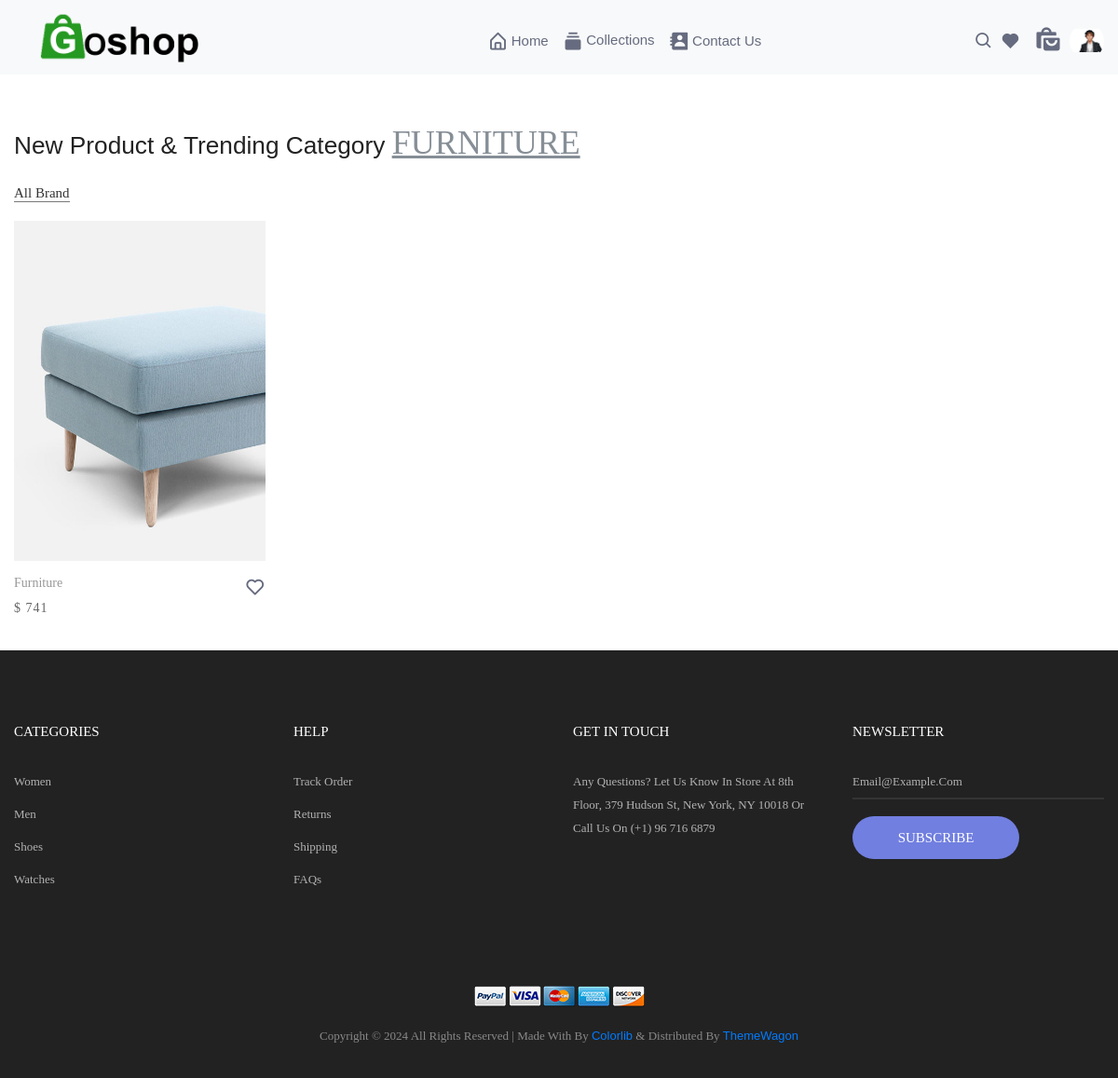
The app's page /pages/product.php?id=furniture (signed in) with its own data.
### tables this page shows
CREATE TABLE `user_data` (
  `id` int(11) NOT NULL,
  `name` varchar(30) NOT NULL,
  `email` varchar(30) NOT NULL,
  `password` varchar(30) NOT NULL,
  `image` varchar(300) DEFAULT NULL,
  `created_at` timestamp NOT NULL DEFAULT current_timestamp(),
  `last_login` timestamp NOT NULL DEFAULT current_timestamp() ON UPDATE current_timestamp(),
  `roll` int(11) DEFAULT 2,
  `address` text DEFAULT NULL,
  `gender` varchar(25) DEFAULT NULL,
  `phone` int(11) DEFAULT NULL
);

CREATE TABLE `product` (
  `id` int(11) NOT NULL,
  `name` varchar(30) NOT NULL,
  `price` varchar(30) NOT NULL,
  `img` varchar(600) NOT NULL,
  `brand_name` int(11) DEFAULT 0,
  `about` varchar(225) DEFAULT 'product',
  `category` int(11) DEFAULT 0,
  `rating` float DEFAULT 0
);

### pages/product.php (the view, shortened to what this page needs)
<!DOCTYPE html>
<html lang="en">
<head>
	<link rel="stylesheet" href="css_admin_page/product.css">
	<link href="https://cdn.jsdelivr.net/npm/tailwindcss@2.2.19/dist/tailwind.min.css" rel="stylesheet">
	<link href="https://cdn.jsdelivr.net/npm/bootstrap@5.3.3/dist/css/bootstrap.min.css" rel="stylesheet">
	<link href='https://unpkg.com/boxicons@2.1.4/css/boxicons.min.css' rel='stylesheet'>
	<link rel="stylesheet" type="text/css" href="./vendor/bootstrap/css/bootstrap.min.css">
	<link rel="stylesheet" type="text/css" href="./wood.php">
	<link rel="stylesheet" type="text/css" href="./fonts/iconic/css/material-design-iconic-font.min.css">
	<link rel="stylesheet" type="text/css" href="./fonts/linearicons-v1.0.0/icon-font.min.css">
	<link rel="stylesheet" type="text/css" href="./vendor/animate/animate.css">
	<link rel="stylesheet" type="text/css" href="./vendor/css-hamburgers/hamburgers.min.css">
	<link rel="stylesheet" type="text/css" href="./vendor/animsition/css/animsition.min.css">
	<link rel="stylesheet" type="text/css" href="./vendor/select2/select2.min.css">
	<link rel="stylesheet" type="text/css" href="./vendor/daterangepicker/daterangepicker.css">
	<link rel="stylesheet" type="text/css" href="./vendor/slick/slick.css">
	<link rel="stylesheet" type="text/css" href="./vendor/MagnificPopup/magnific-popup.css">
	<link rel="stylesheet" type="text/css" href="./vendor/perfect-scrollbar/perfect-scrollbar.css">
	<link rel="stylesheet" type="text/css" href="./css/util.css">
	<link rel="stylesheet" type="text/css" href="./css/main.css">
	<link rel="stylesheet" href="./css_admin_page/wishlist.css">
</head>
<body>
	<?php
if(isset($_SESSION['name'])) {
?>
	<?php include "header.php" ?>
	<?php include "profile_user.php" ?>
		<?php
	    $wish_face = "wish_name_".$_SESSION['id'];
        ?>
	<?php
     $con_pro = mysqli_connect("localhost", "root", "", "product_data");
      if(isset($_GET['id']) && !empty($_GET['id'])){
	?>
	<section class="product-container bg0  ">
		<div class="container mt-5 " id='container'>
			<div class="p-b-10 mb-2">
				<h3 class=" ltext-100 cl5">
					New Product & Trending Category
					<span class=" text-secondary ltext-103 cl5 text-decoration-underline ">
						<?php echo $_GET['id'];?>
					</span>
				</h3>
			</div>
			<div class="flex-w flex-l-m filter-tope-group brand-filter m-tb-10">
					<button class="stext-106 cl6 hov1 bor3 trans-04 m-r-32 m-tb-5 how-active1" data-filter="*">
						All Brand
					</button>
				</div>
			<div class="row isotope-grid filter-section mt-3">
				<?php
                              $id = $_GET['id'];
                              $qury = mysqli_query($con_pro,"SELECT id,name,price,about,img,cat_name,p_name FROM product LEFT JOIN product_brand ON product.brand_name = product_brand.p_id LEFT JOIN category ON product.category = category.cat_id WHERE  category.cat_name = '$id'");
                              while ($row = mysqli_fetch_array($qury)){
                             ?>
				<div class="col-sm-6 col-md-4 col-lg-3 p-b-35 isotope-item <?php echo $row['cat_name']; ?> <?php echo $row['p_name']; ?>">
					<a href="addtocart.php?id=<?php echo $row['name']; ?>">
						<div class="block2">
							<div class="block2-pic hov-img0">
								<img style="height: 365px;" src="upload/<?php echo $row['img']; ?>" alt="IMG-PRODUCT">
							</div>
							<div class="block2-txt flex-w flex-t p-t-14">
								<div class="block2-txt-child1 flex-col-l ">
									<a href="addtocart.php?id=<?php echo $row['name']; ?>"
										class="stext-104 cl4 hov-cl1 trans-04 js-name-b2 p-b-6">
										<?php echo $row['name']; ?>
									</a>
									<span class="stext-105 cl3">
										$
										<?php echo $row['price']; ?>
									</span>
								</div>
								<div class="block2-txt-child2 flex-r p-t-3">
									<form method="POST" id="wish_form_<?php echo $row['id']; ?>" class="wish_form">
										<button type="button" name="heart_sub" class="heart-btn"
											data-id="<?php echo $row['id']; ?>">
											<?php
                                                 $wish_id_product = $row['id'];
                                                 $qry_user_product = mysqli_query($con_wish, "SELECT * FROM $wish_face WHERE id = $wish_id_product");
                                                 if (mysqli_num_rows($qry_user_product) > 0) {
                                            ?>
											<i class='bx bxs-heart heart' style="font-size:1.5rem; cursor:pointer;"></i>
											<?php } else { ?>
											<i class='bx bx-heart heart' style="font-size:1.5rem; cursor:pointer;"></i>
											<?php } ?>
										</button>
									</form>
								</div>
							</div>
						</div>
					</a>
				</div>
				<?php
				               }
                           }
						   ?>
			</div>
		</div>
	</section>
	<?php include "footer.php" ?>
	<?php
}else{
	header("location: ./loging.php");
}
?>
</body>
</html>

### pages/profile_user.php (shortened to what this page needs)
<link rel="stylesheet" href="./css_admin_page/profile.css">
<?php
$con = mysqli_connect("localhost", "root", "", "ecommerce");
if (isset($_SESSION['name']) && isset($_SESSION['email'])) {
    $user = $_SESSION['name'];
    $user_email = $_SESSION['email'];
    $qury_user = mysqli_query($con, "SELECT * FROM user_data WHERE name = '$user' OR email = '$user_email'");
    if ($qury_user) {
        ?>
        <section class="pro">
            <?php
            if (mysqli_num_rows($qury_user) > 0) {
                while ($row = mysqli_fetch_array($qury_user)) {
                    ?>
                    <div class="profile-data">
                        <div class="profile_user">
                            <img src="./upload/<?php echo $row['image']; ?>" alt="loading...">
                        </div>
                    </div>
                    <?php
                }
            } else {
                echo "No user found.";
            }
            ?>
        </section>
        <?php
    } else {
        echo "Query failed.";
    }
} else {
    ?>
    <a href="loging.php">
        <i class='bx bx-user' id="login"></i>
    </a>
    <?php
}
?>

### pages/css_admin_page/product.css (style rules this page uses)
.product-container { margin-top: 8%; }

### pages/css/main.css (style rules this page uses)
.container { max-width: 1380px; }
@media (max-width: 1600px) { .container { max-width: 1200px; } }
.block2-pic { position: relative; }
.block2-txt-child1 { width: calc(100% - 30px); }
.block2-txt-child2 { width: 30px; }
.cl3 { color: #666; }
.cl4 { color: #999; }
.cl5 { color: #222; }
.cl6 { color: #888; }
.stext-104 { font-family: Poppins-Regular; font-size: 14px; line-height: 1.466667; }
.stext-105 { font-family: Poppins-Regular; font-size: 14px; line-height: 1.466667; letter-spacing: 1px; }
.stext-106 { font-family: Poppins-Regular; font-size: 15px; line-height: 1.2; }
.ltext-103 { font-family: Poppins-Bold; font-size: 36px; line-height: 1.1; text-transform: uppercase; }
.bg0 { background-color: #fff; }
.bor3 { border-bottom: 1px solid transparent; }
.how-active1 { color: #333; border-color: #797979; }
.hov-img0 { display: block; overflow: hidden; }
.hov-img0 img { width: 100%; -webkit-transition: transform 0.9s ease; -o-transition: transform 0.9s ease; -moz-transition: transform 0.9s ease; transition: transform 0.9s ease; }

### pages/css_admin_page/wishlist.css (style rules this page uses)
* { margin: 0%; padding: 0%; text-decoration: none !important; list-style: none; box-sizing: border-box; font-family: 'Poppins', sans-serif; text-transform: capitalize; }

### pages/css_admin_page/index.css (style rules this page uses)
* { margin: 0%; padding: 0%; text-decoration: none !important; list-style: none; box-sizing: border-box; font-family: 'Poppins', sans-serif; text-transform: capitalize; color: #666b7f; }

### pages/css_admin_page/loading.css (style rules this page uses)
* { border: 0; box-sizing: border-box; margin: 0; padding: 0; }
:root { --hue: 223; --bg: hsl(var(--hue),10%,90%); --fg: hsl(var(--hue),10%,10%); --primary: hsl(var(--hue),90%,55%); --trans-dur: 0.3s; }

### pages/css_admin_page/profile.css (style rules this page uses)
* { margin: 0%; padding: 0%; text-decoration: none !important; list-style: none; box-sizing: border-box; font-family: 'Poppins', sans-serif; text-transform: capitalize; color: #666b7f; }
.profile-data { height: 2.5rem; width: 2.5rem; }
.profile_user { display: inline-block; height: 2.5rem; width: 2.5rem; cursor: pointer; border-radius: 50%; background-color: #f8f9fa; position: relative; }
.profile_user img { width: 100%; height: 100%; border-radius: 50%; object-fit: contain; }

### records on screen
user_data: image (picture)
product: img (picture), name "Furniture", price "741"

### other values on screen
$_GET['id'] "FURNITURE"
